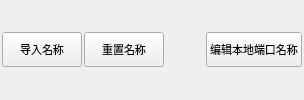
        <widget class="QWidget" name="pageIo">
         <property name="sizePolicy">
          <sizepolicy hsizetype="Preferred" vsizetype="Preferred">
           <horstretch>0</horstretch>
           <verstretch>0</verstretch>
          </sizepolicy>
         </property>
         <layout class="QGridLayout" name="gridLayout_4">
          <property name="margin">
           <number>2</number>
          </property>
          <property name="spacing">
           <number>2</number>
          </property>
          <item row="0" column="2">
           <spacer name="horizontalSpacer_4">
            <property name="orientation">
             <enum>Qt::Horizontal</enum>
            </property>
            <property name="sizeHint" stdset="0">
             <size>
              <width>40</width>
              <height>20</height>
             </size>
            </property>
           </spacer>
          </item>
          <item row="0" column="1">
           <widget class="xPushButton" name="BtnIoNameClr">
            <property name="minimumSize">
             <size>
              <width>75</width>
              <height>35</height>
             </size>
            </property>
            <property name="maximumSize">
             <size>
              <width>150</width>
              <height>35</height>
             </size>
            </property>
            <property name="font">
             <font>
              <family>微软雅黑</family>
              <pointsize>8</pointsize>
              <weight>50</weight>
              <italic>false</italic>
              <bold>false</bold>
             </font>
            </property>
            <property name="focusPolicy">
             <enum>Qt::NoFocus</enum>
            </property>
            <property name="text">
             <string>重置名称</string>
            </property>
            <property name="iconSize">
             <size>
              <width>32</width>
              <height>32</height>
             </size>
            </property>
           </widget>
          </item>
          <item row="0" column="0">
           <widget class="xPushButton" name="BtnIoName">
            <property name="minimumSize">
             <size>
              <width>75</width>
              <height>35</height>
             </size>
            </property>
            <property name="maximumSize">
             <size>
              <width>150</width>
              <height>35</height>
             </size>
            </property>
            <property name="font">
             <font>
              <family>微软雅黑</family>
              <pointsize>8</pointsize>
              <weight>50</weight>
              <italic>false</italic>
              <bold>false</bold>
             </font>
            </property>
            <property name="focusPolicy">
             <enum>Qt::NoFocus</enum>
            </property>
            <property name="text">
             <string>导入名称</string>
            </property>
            <property name="iconSize">
             <size>
              <width>32</width>
              <height>32</height>
             </size>
            </property>
           </widget>
          </item>
          <item row="0" column="3">
           <widget class="xPushButton" name="BtnIoNameEdit">
            <property name="minimumSize">
             <size>
              <width>75</width>
              <height>35</height>
             </size>
            </property>
            <property name="maximumSize">
             <size>
              <width>888</width>
              <height>35</height>
             </size>
            </property>
            <property name="font">
             <font>
              <family>微软雅黑</family>
              <pointsize>8</pointsize>
              <weight>50</weight>
              <italic>false</italic>
              <bold>false</bold>
             </font>
            </property>
            <property name="focusPolicy">
             <enum>Qt::NoFocus</enum>
            </property>
            <property name="text">
             <string>编辑本地端口名称</string>
            </property>
            <property name="iconSize">
             <size>
              <width>32</width>
              <height>32</height>
             </size>
            </property>
           </widget>
          </item>
         </layout>
        </widget>
